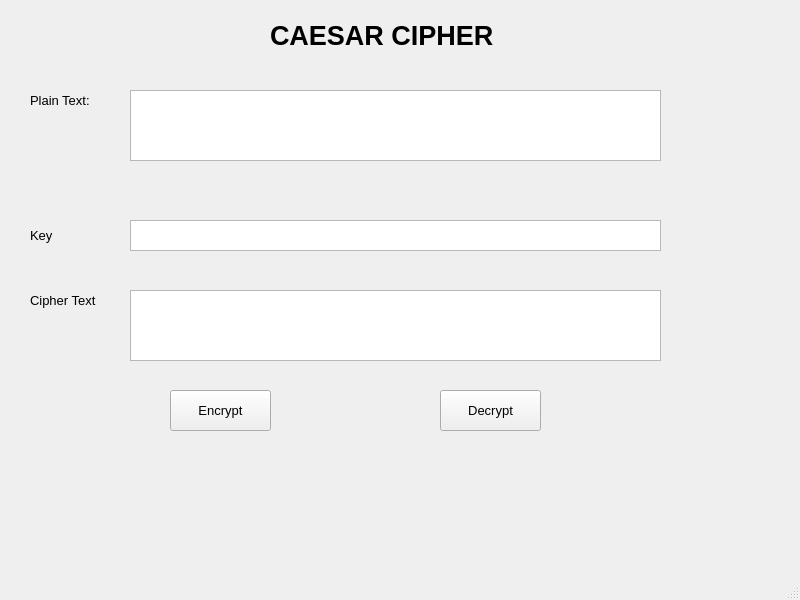
<?xml version="1.0" encoding="UTF-8"?>
<ui version="4.0">
 <class>MainWindow</class>
 <widget class="QMainWindow" name="MainWindow">
  <property name="geometry">
   <rect>
    <x>0</x>
    <y>0</y>
    <width>800</width>
    <height>600</height>
   </rect>
  </property>
  <property name="windowTitle">
   <string>MainWindow</string>
  </property>
  <widget class="QWidget" name="centralwidget">
   <widget class="QLabel" name="label">
    <property name="geometry">
     <rect>
      <x>270</x>
      <y>10</y>
      <width>231</width>
      <height>51</height>
     </rect>
    </property>
    <property name="font">
     <font>
      <pointsize>20</pointsize>
      <weight>75</weight>
      <bold>true</bold>
     </font>
    </property>
    <property name="text">
     <string>CAESAR CIPHER</string>
    </property>
   </widget>
   <widget class="QLabel" name="label_2">
    <property name="geometry">
     <rect>
      <x>30</x>
      <y>90</y>
      <width>61</width>
      <height>21</height>
     </rect>
    </property>
    <property name="font">
     <font>
      <pointsize>10</pointsize>
     </font>
    </property>
    <property name="text">
     <string>Plain Text:</string>
    </property>
   </widget>
   <widget class="QLabel" name="label_3">
    <property name="geometry">
     <rect>
      <x>30</x>
      <y>220</y>
      <width>47</width>
      <height>31</height>
     </rect>
    </property>
    <property name="font">
     <font>
      <pointsize>10</pointsize>
     </font>
    </property>
    <property name="text">
     <string>Key</string>
    </property>
   </widget>
   <widget class="QLabel" name="label_4">
    <property name="geometry">
     <rect>
      <x>30</x>
      <y>290</y>
      <width>81</width>
      <height>21</height>
     </rect>
    </property>
    <property name="font">
     <font>
      <pointsize>10</pointsize>
     </font>
    </property>
    <property name="text">
     <string>Cipher Text</string>
    </property>
   </widget>
   <widget class="QTextEdit" name="txt_plain_text">
    <property name="geometry">
     <rect>
      <x>130</x>
      <y>90</y>
      <width>531</width>
      <height>71</height>
     </rect>
    </property>
   </widget>
   <widget class="QTextEdit" name="txt_key">
    <property name="geometry">
     <rect>
      <x>130</x>
      <y>220</y>
      <width>531</width>
      <height>31</height>
     </rect>
    </property>
   </widget>
   <widget class="QTextEdit" name="txt_cipher_text">
    <property name="geometry">
     <rect>
      <x>130</x>
      <y>290</y>
      <width>531</width>
      <height>71</height>
     </rect>
    </property>
   </widget>
   <widget class="QToolButton" name="btn_encrypt">
    <property name="geometry">
     <rect>
      <x>170</x>
      <y>390</y>
      <width>101</width>
      <height>41</height>
     </rect>
    </property>
    <property name="font">
     <font>
      <pointsize>10</pointsize>
     </font>
    </property>
    <property name="text">
     <string>Encrypt</string>
    </property>
   </widget>
   <widget class="QToolButton" name="btn_decrypt">
    <property name="geometry">
     <rect>
      <x>440</x>
      <y>390</y>
      <width>101</width>
      <height>41</height>
     </rect>
    </property>
    <property name="font">
     <font>
      <pointsize>10</pointsize>
     </font>
    </property>
    <property name="text">
     <string>Decrypt</string>
    </property>
   </widget>
  </widget>
  <widget class="QMenuBar" name="menubar">
   <property name="geometry">
    <rect>
     <x>0</x>
     <y>0</y>
     <width>800</width>
     <height>21</height>
    </rect>
   </property>
  </widget>
  <widget class="QStatusBar" name="statusbar"/>
 </widget>
 <resources/>
 <connections/>
</ui>
